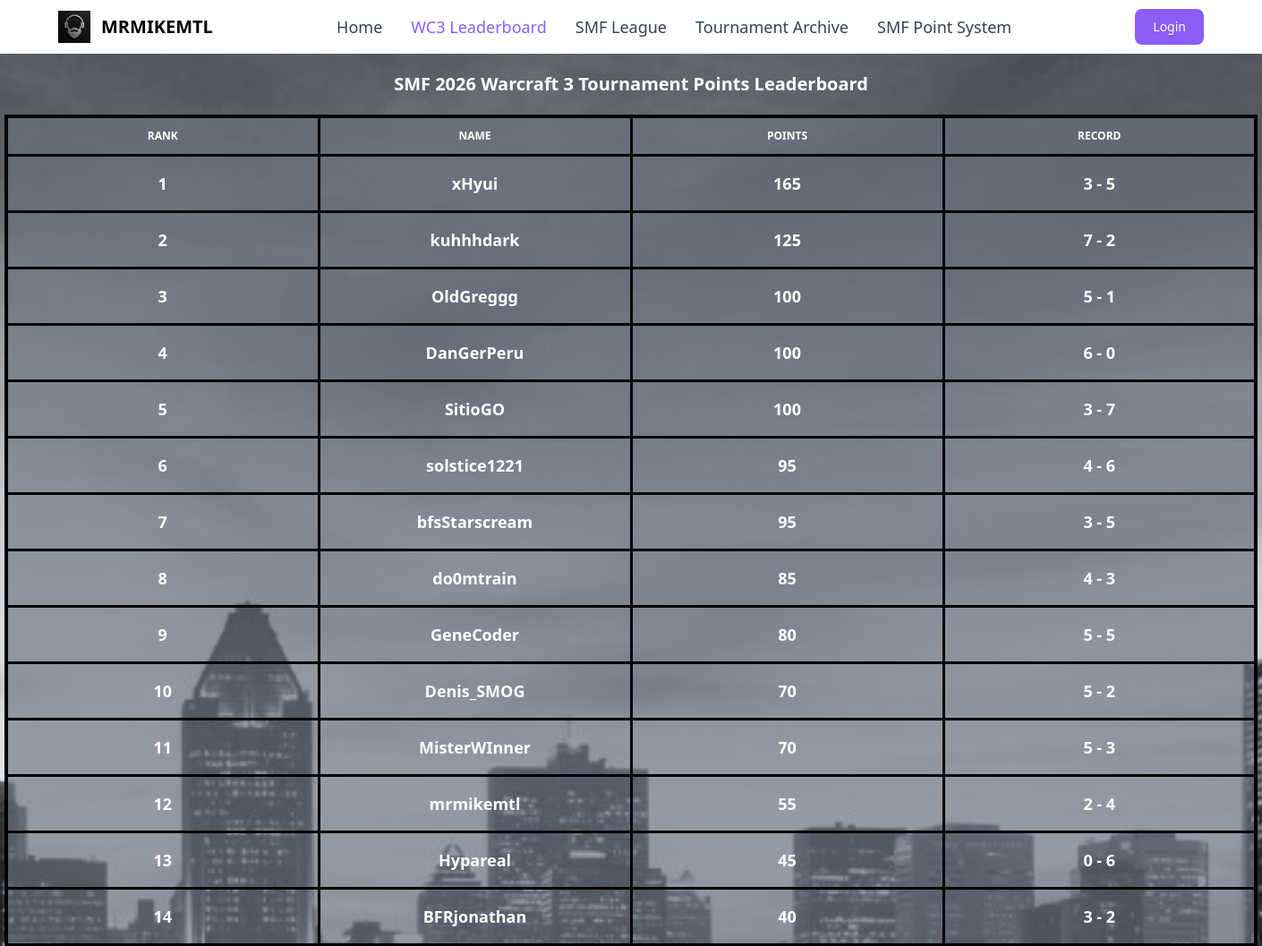
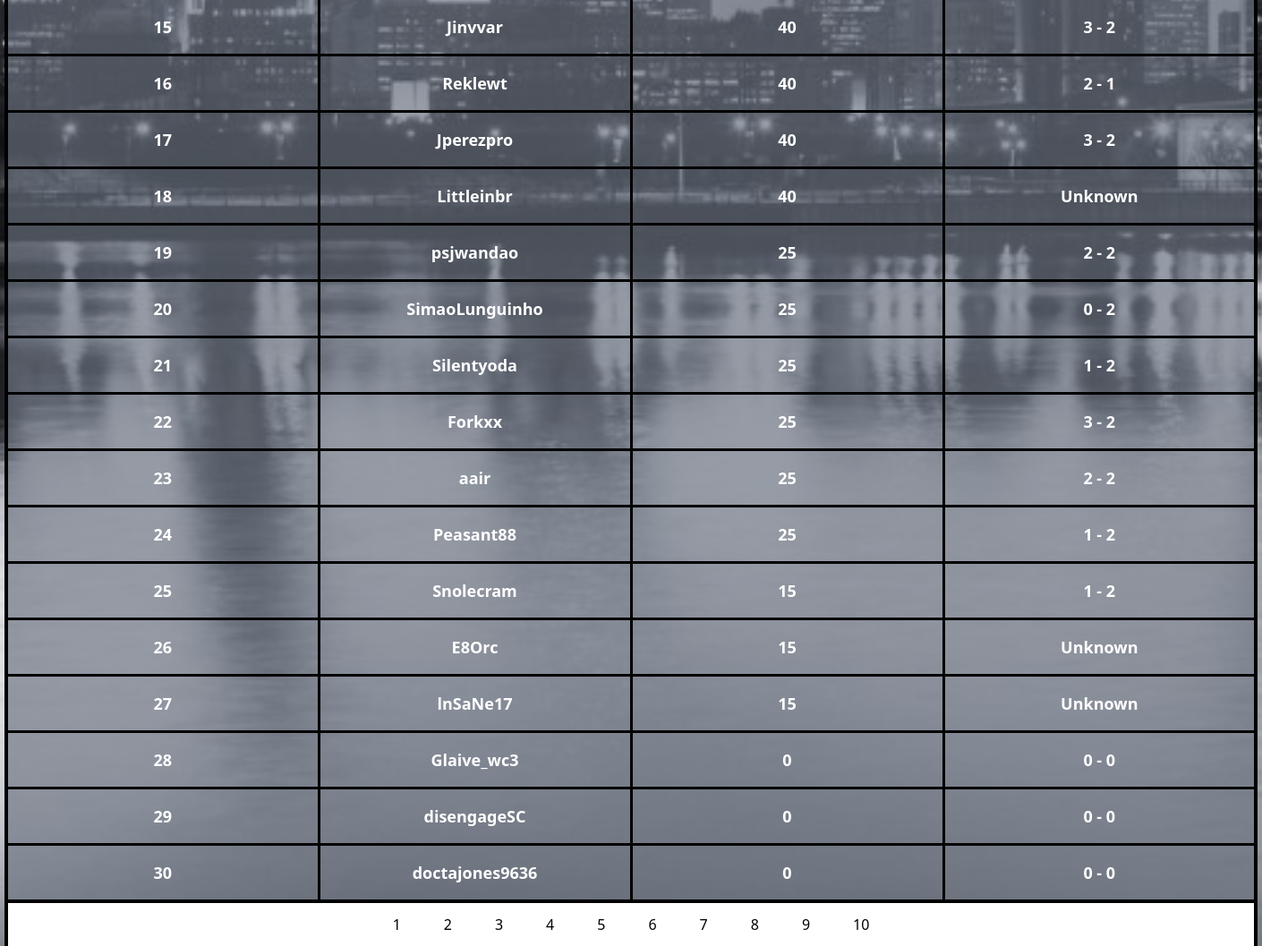
The app's page /leaderboard with its own data (2 pictures, top to bottom).
### tables this page shows
CREATE TABLE participants2026 (id INTEGER PRIMARY KEY, name varchar(255), total_points INTEGER, user_id INTEGER);

### web/app.py (the view, shortened to what this page needs)
@app.route("/leaderboard")
def leaderboard():
	raw_data = dbsession.exec_driver_sql("SELECT name, total_points, user_id from participants2026 ORDER BY total_points desc;").all()
	data = []
	page_size = 30
	total = len(raw_data)
	total_pages = round(total / page_size)
	page = request.args.get("page")
	if page is not None:
		page = int(page)
	if page is None:
		starting_spot = 1
	elif page == 1:
		starting_spot = 1
	else:
		starting_spot = (page - 1) * page_size + 1
	i = 1
	for record in raw_data:
		if i >= starting_spot and len(data) < page_size:
			if record is not None:
				if record.user_id is not None:
					db_data_1 = dbsession.exec_driver_sql(f"SELECT participant_1_points, participant_2_points FROM tournament_matches2026 WHERE participant_1_id = {record.user_id};").all()
					db_data_2 = dbsession.exec_driver_sql(f"SELECT participant_1_points, participant_2_points FROM tournament_matches2026 WHERE participant_2_id = {record.user_id};").all()
					wins = 0
					losses = 0
					for w in db_data_1:
						wins = wins + w.participant_1_points
						losses = losses + w.participant_2_points
					for n in db_data_2:
						wins = wins + n.participant_2_points
						losses = losses + n.participant_1_points
					data_obj = {
						"rank": i,
						"name": record.name,
						"total_points": record.total_points,
						"record": f"{wins} - {losses}"
					}
					data.append(data_obj)
				else:
					data_obj = {
						"rank": i,
						"name": record.name,
						"total_points": record.total_points,
						"record": f"Unknown"
					}
					data.append(data_obj)
		i = i + 1
	pages = []
	page_num = 1
	while len(pages) < total_pages:
		pages.append(page_num)
		page_num = page_num + 1
	return render_template("leaderboard.html", data=data, pages=pages)

### web/templates/leaderboard.html (shortened to what this page needs)
<!DOCTYPE html>
<html lang="en">
<head>
    <link rel="stylesheet" href="{{url_for('static',filename='dist/output.css')}}">
</head>
<body>
     <nav class="px-2 sm:px-4 py-2.50">
        <div class="container flex flex-wrap items-center justify-between mx-auto">
            <a href="/" class="flex items-center">
                <img src="../static/dist/beard_logo.jpg" class="h-6 mr-3 sm:h-9">
                <span class="self-center text-xl font-semibold whitespace-nowrap">MRMIKEMTL</span>
            </a>
            <div class="flex md:order-2">
                <button type="button"
                    class="text-white bg-purple-500 focus:ring-4 focus:outline-none focus:ring-blue-300 font-medium rounded-lg text-sm px-5 py-2.5 text-center mr-3 md:mr-0"><a href="/login">Login</a></button>
            </div>
            <div class="items-center justify-between hidden w-full md:flex md:w-auto md:order-1" id="navbar-cta">
                <ul
                    class="flex flex-col p-4 mt-4 border rounded-lg md:flex-row md:space-x-8 md:mt-0 md:text-sm md:font-medium md:border-0 md:bg-white">
                    <li>
                        <a href="/"
                            class="block py-2 pl-3 pr-4 text-lg text-gray-700 rounded-sm hover:bg-gray-100 md:hover:bg-transparent md:hover:text-purple-500 md:p-0">Home</a>
                    </li>
                    <li>
                        <a href="/leaderboard"
                            class="block py-2 pl-3 pr-4 text-lg text-white bg-blue-700 rounded-sm md:bg-transparent md:text-purple-500 md:p-0"
                            aria-current="page">WC3 Leaderboard</a>
                    </li>
                    <li>
                        <a href="/smf_league"
                            class="block py-2 pl-3 pr-4 text-lg text-gray-700 rounded-sm hover:bg-gray-100 md:hover:bg-transparent md:hover:text-purple-500 md:p-0">SMF League</a>
                    </li>
                    <li>
                        <a href="/events"
                            class="block py-2 pl-3 pr-4 text-lg text-gray-700 rounded-sm hover:bg-gray-100 md:hover:bg-transparent md:hover:text-purple-500 md:p-0">Tournament Archive</a>
                    </li>
                    <li>
                        <a href="/point_system"
                            class="block py-2 pl-3 pr-4 text-lg text-gray-700 rounded-sm hover:bg-gray-100 md:hover:bg-transparent md:hover:text-purple-500 md:p-0">SMF Point System</a>
                    </li>
                </ul>
            </div>
        </div>
    </nav>
<div class="bg-[url(cityscape.jpg)] bg-cover bg-center min-h-screen w-full place-items-center">
    <table class="table-fixed mx-auto w-350 text-white p-200 box-border size-32 border-4 justify-items-center border-black self-center">
            <caption class="p-5 text-xl font-semibold text-center text-white justify-center">
            SMF 2026 Warcraft 3 Tournament Points Leaderboard
        </caption>
        <thead class="w-full text-xs text-white uppercase">
            <tr>
                <th scope="col" class="px-6 py-3 p-20 text-white bg-gray-500/65 box-border border-3 border-black">
                    Rank
                </th>
                <th scope="col"class="px-6 py-3 p-20 text-white bg-gray-500/65 box-border border-3 border-black">
                    Name
                </th>
                <th scope="col" class="px-6 py-3 p-20 text-white bg-gray-500/65 box-border border-3 border-black">
                    Points
                </th>
                <th scope="col" class="px-6 py-3 p-20 text-white bg-gray-500/65 box-border border-3 border-black">
                    Record
                </th>
            </tr>
        </thead>
        {% for row in data %}
        <tbody>
            <tr class="p-4 text-lg font-semibold w-full text-center">
                <th scope="row" class="text-white bg-gray-500/65 box-border border-3 border-black" >
                    {{ row.rank }}
                </th>
                <td scope="row" class="px-6 py-4 p-20 text-white bg-gray-500/65 box-border border-3 border-black">
                    {{ row.name }}
                </td>
                <td scope="row" class="px-6 py-4 p-20 text-white bg-gray-500/65 box-border border-3 border-black">
                    {{ row.total_points}}
                </td>
                <td scope="row" class="px-6 py-4 p-20 text-white bg-gray-500/65 box-border border-3 border-black">
                    {{ row.record}}
                </td>
            </tr>
        </tbody>
        {% endfor %}
</table>
<div class="flex mx-auto justify-center items-center space-x-2 bg-white w-350 border-r-4 border-black border-l-4">
    {% for page in pages %}
        <a href="/leaderboard?page={{ page }}" class="inline-flex items-center justify-center px-5 py-3 text-base font-medium text-center text-black rounded-lg hover:bg-gray-500 focus:ring-4 focus:bg-gray-500">
        {{ page }}
        </a>
    {% endfor %}
</div>
</div>
</body>
</html>

### records on screen
participants2026: rank "1", name "xHyui", total_points "165", record "3 - 5"
participants2026: rank "2", name "kuhhhdark", total_points "125", record "7 - 2"
participants2026: rank "3", name "OldGreggg", total_points "100", record "5 - 1"
participants2026: rank "4", name "DanGerPeru", total_points "100", record "6 - 0"
participants2026: rank "5", name "SitioGO", total_points "100", record "3 - 7"
participants2026: rank "6", name "solstice1221", total_points "95", record "4 - 6"
participants2026: rank "7", name "bfsStarscream", total_points "95", record "3 - 5"
participants2026: rank "8", name "do0mtrain", total_points "85", record "4 - 3"
participants2026: rank "9", name "GeneCoder", total_points "80", record "5 - 5"
participants2026: rank "10", name "Denis_SMOG", total_points "70", record "5 - 2"
participants2026: rank "11", name "MisterWInner", total_points "70", record "5 - 3"
participants2026: rank "12", name "mrmikemtl", total_points "55", record "2 - 4"
participants2026: rank "13", name "Hypareal", total_points "45", record "0 - 6"
participants2026: rank "14", name "BFRjonathan", total_points "40", record "3 - 2"
participants2026: rank "15", name "Jinvvar", total_points "40", record "3 - 2"
participants2026: rank "16", name "Reklewt", total_points "40", record "2 - 1"
participants2026: rank "17", name "Jperezpro", total_points "40", record "3 - 2"
participants2026: rank "18", name "Littleinbr", total_points "40", record "Unknown"
participants2026: rank "19", name "psjwandao", total_points "25", record "2 - 2"
participants2026: rank "20", name "SimaoLunguinho", total_points "25", record "0 - 2"
participants2026: rank "21", name "Silentyoda", total_points "25", record "1 - 2"
participants2026: rank "22", name "Forkxx", total_points "25", record "3 - 2"
participants2026: rank "23", name "aair", total_points "25", record "2 - 2"
participants2026: rank "24", name "Peasant88", total_points "25", record "1 - 2"
participants2026: rank "25", name "Snolecram", total_points "15", record "1 - 2"
participants2026: rank "26", name "E8Orc", total_points "15", record "Unknown"
participants2026: rank "27", name "lnSaNe17", total_points "15", record "Unknown"
participants2026: rank "28", name "Glaive_wc3", total_points "0", record "0 - 0"
participants2026: rank "29", name "disengageSC", total_points "0", record "0 - 0"
participants2026: rank "30", name "doctajones9636", total_points "0", record "0 - 0"

### other values on screen
{{ page }} "1" "2" "3" "4" "5" "6" "7" "8" "9" "10"
